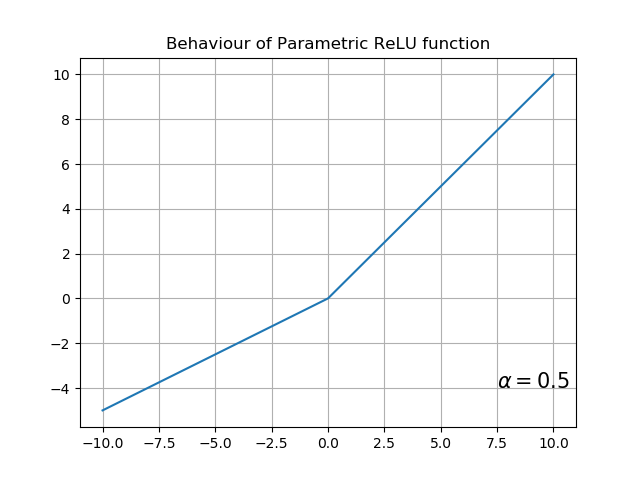

Write the Python code that produced this figure.
import math
import matplotlib.pyplot as plt
xaxis = range(-10,11)
yaxis = []
alpha = 0.5
for i in xaxis:
	if i<0:
		f=i*alpha
	else:
		f=i
	yaxis.append(f)

plt.text(7.5, -4, r'$\alpha =0.5$', fontsize=15)
plt.title("Behaviour of Parametric ReLU function")
plt.plot(xaxis,yaxis)
plt.grid()
plt.show()
